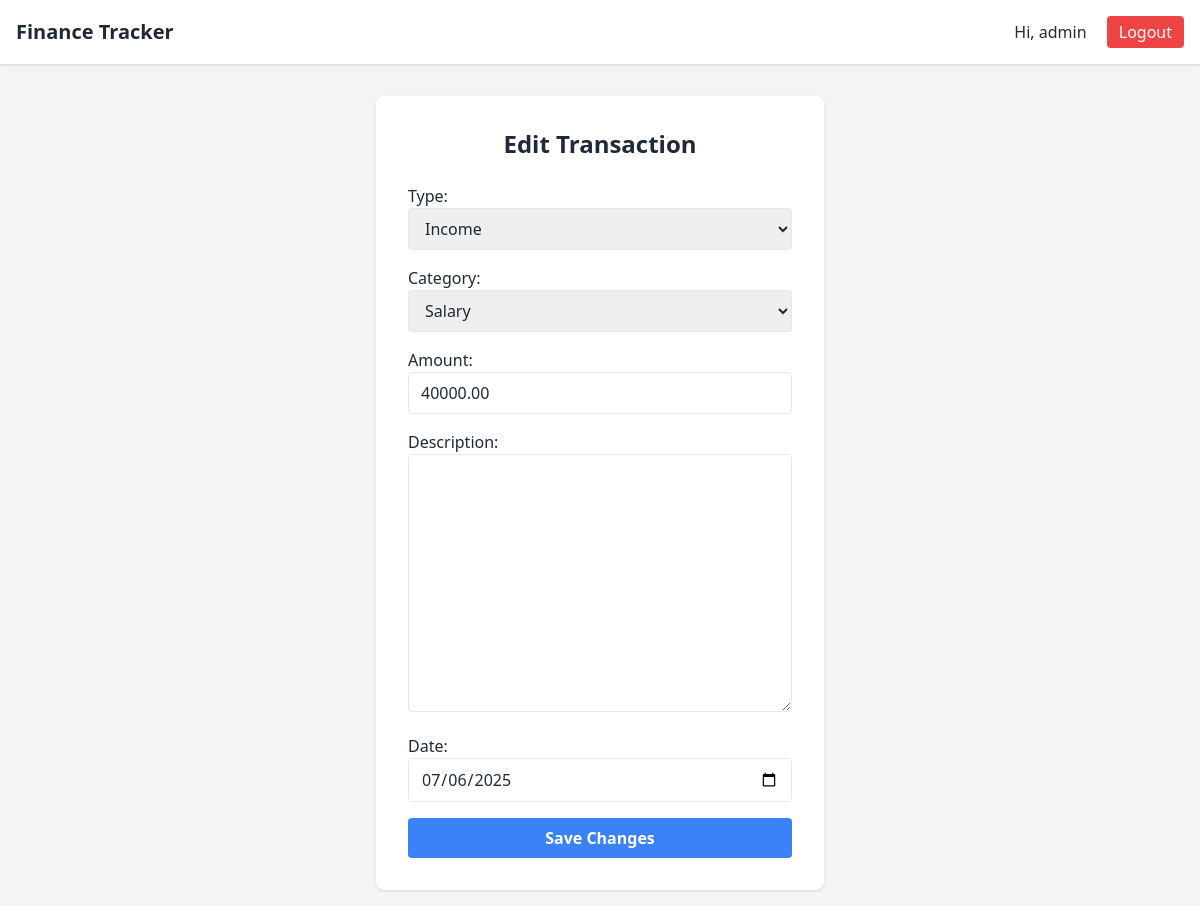
The page /transaction/edit/2/ (signed in) on the database its author committed.
### finance/models.py (models this page shows, shortened)
class Transaction(models.Model):
    TYPE_CHOICES = [
        ('income', 'Income'),
        ('expense', 'Expense'),
    ]
    user = models.ForeignKey(User, on_delete=models.CASCADE)
    type = models.CharField(max_length=7, choices=TYPE_CHOICES)
    category = models.ForeignKey(Category, on_delete=models.SET_NULL, null=True)
    amount = models.DecimalField(max_digits=10, decimal_places=2)
    description = models.TextField(blank=True)
    date = models.DateField()

### finance/views.py (the view)
# urls.py: path('transaction/edit/<int:pk>/', views.edit_transaction, name='edit_transaction'),
@login_required
def edit_transaction(request, pk):
    transaction = get_object_or_404(Transaction, pk=pk, user=request.user)
    if request.method == 'POST':
        form = TransactionForm(request.POST, instance=transaction)
        if form.is_valid():
            form.save()
            messages.success(request, "Transaction updated.")
            return redirect('dashboard')
    else:
        form = TransactionForm(instance=transaction)
    return render(request, 'finance/edit_transaction.html', {'form': form})

### finance/forms.py
class TransactionForm(forms.ModelForm):
    date = forms.DateField(widget=forms.DateInput(attrs={'type': 'date'}))
    class Meta:
        model = Transaction
        fields = ['type', 'category', 'amount', 'description', 'date']
    def __init__(self, *args, **kwargs):
        super(TransactionForm, self).__init__(*args, **kwargs)
        for field in self.fields.values():
            field.widget.attrs.update({
                'class': 'w-full px-3 py-2 border rounded focus:outline-none focus:ring-2 focus:ring-blue-400'
            })
        self.fields['category'].queryset = Category.objects.none()
        self.fields['category'].empty_label = "Select a category (choose type first)"
        if 'type' in self.data:
            type_value = self.data.get('type')
            self.fields['category'].queryset = Category.objects.filter(type=type_value)
        elif self.instance.pk:
            self.fields['category'].queryset = Category.objects.filter(type=self.instance.type)

### finance/models.py (called while the page is built)
    def __str__(self):
        return self.name

### templates/finance/edit_transaction.html (shortened to what this page needs)
{% extends 'base.html' %}
{% block content %}
<div class="flex justify-center items-center min-h-[80vh]">
  <div class="w-full max-w-md bg-white p-8 rounded-lg shadow">
    <h2 class="text-2xl font-bold mb-6 text-center">Edit Transaction</h2>
    <form method="post" class="space-y-4">
      {{ form.as_p }}
      <button type="submit" class="w-full bg-blue-500 hover:bg-blue-600 text-white font-semibold py-2 px-4 rounded">
        Save Changes
      </button>
    </form>
  </div>
</div>
{% endblock %}

### templates/base.html (shortened to what this page needs)
<!DOCTYPE html>
<html lang="en">
<head>
    <script src="https://cdn.tailwindcss.com"></script>
</head>
<body class="bg-gray-100 text-gray-800 min-h-screen">
    <nav class="bg-white shadow p-4 flex justify-between items-center">
        <div class="text-xl font-bold">Finance Tracker</div>
        <div>
            {% if user.is_authenticated %}
                <span class="mr-4">Hi, {{ user.username }}</span>
                <form method="post" action="{% url 'logout' %}" class="inline">
                    <button class="bg-red-500 text-white px-3 py-1 rounded hover:bg-red-600">Logout</button>
                </form>
            {% else %}
                <a href="{% url 'login' %}" class="text-blue-500 hover:underline mr-4">Login</a>
                <a href="{% url 'register' %}" class="text-blue-500 hover:underline">Register</a>
            {% endif %}
        </div>
    </nav>
    <main class="max-w-3xl mx-auto p-4">
        {% block content %}{% endblock %}
    </main>
</body>
</html>

### rows shown on the page
Transaction: type "Income", category "Salary", amount "40000.00", date "07/06/2025"

### other values the page prints
{{ user.username }} "admin"
